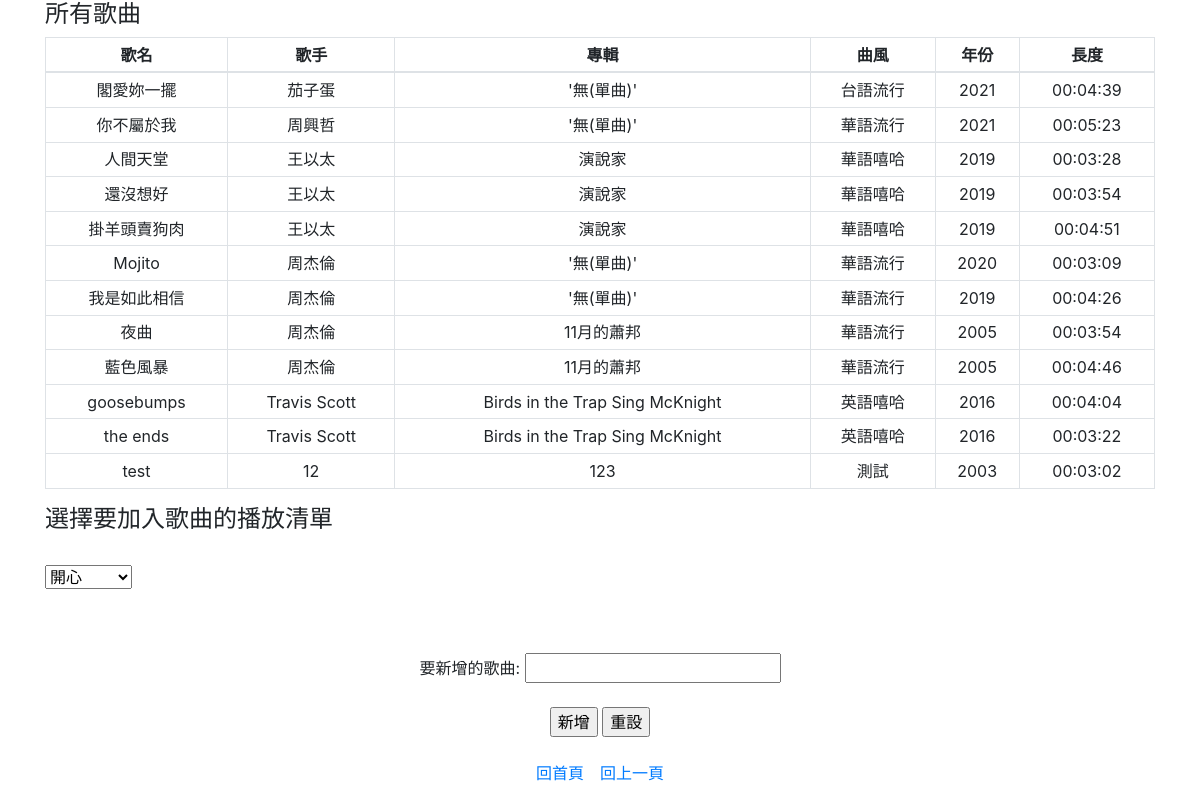
/add_song_to_list.php, run on the app's committed database.
### tables this page shows
CREATE TABLE `song` (
  `id` int(11) NOT NULL,
  `songTitle` text NOT NULL,
  `singer` text NOT NULL,
  `album` text NOT NULL DEFAULT '\'無(單曲)\'',
  `type` text NOT NULL DEFAULT '\'無法定義\'',
  `year` year(4) NOT NULL,
  `length` time NOT NULL
);

### add_song_to_list.php (the view, shortened to what this page needs)
<?php
include('config.php');
?>
<!DOCTYPE html>
<html lang="en">
<head>
	<link rel="stylesheet" href="https://stackpath.bootstrapcdn.com/bootstrap/4.3.1/css/bootstrap.min.css"
>
</head>
<body>
<?php
	$query1 = "SELECT songTitle, singer, album, type, year, length FROM song";
	$query_run1 = mysqli_query($link,$query1);
?>
<div class="container">
	<h4>所有歌曲</h4>
	<table class="table table-sm table-bordered"style="text-align:center;">
		<thead style="text-align:center;">
			<tr style="text-align:center;">
				<th>歌名</th>
				<th>歌手</th>
				<th>專輯</th>
				<th>曲風</th>
				<th>年份</th>
				<th>長度</th>
			</tr>
		</thead>
		<tbody>
			<?php
				if(mysqli_num_rows($query_run1) > 0)
				{
					foreach($query_run1 as $row)
					{
			?>
						<tr>
							<td><?php echo $row['songTitle']; ?></td>
							<td><?php echo $row['singer']; ?></td>
							<td><?php echo $row['album']; ?></td>
							<td><?php echo $row['type']; ?></td>
							<td><?php echo $row['year']; ?></td>
							<td><?php echo $row['length']; ?></td>
						</tr>
			<?php
				  }
				}
			?>
		</tbody>
	</table>
</div>
<?php
	$query2 = "SELECT playlistTitle FROM playlist  ";
	$query_run2 = mysqli_query($link,$query2);
?>
<form name="addSongToPlaylistForm" method="post" action="add_song.php" onsubmit="return validateForm()">
<div class="container">
	<h4>選擇要加入歌曲的播放清單</h4>
	<br/>
	<table class="table table-sm table-bordered"style="text-align:center;">
		<tbody>
			<?php
				if(mysqli_num_rows($query_run2) > 0)
				{
					echo '<select name = "all_playlist">';
					foreach($query_run2 as $row)
					{
						echo '<option value="';
						echo $row['playlistTitle'];
						echo '">';
						echo $row['playlistTitle'];
						echo '</option>';
					}
					echo '</select>';
				}
				else{
					echo '目前無播放清單';
				}
			?>
		</tbody>
	</table>
</div>
<br/><br/>
<center>
要新增的歌曲:
<input type="text" name="song"><br/><br/>
<input type="submit" value="新增" name="submit">
<input type="reset" value="重設" name="submit">
</form>
<br/><br/>
<a href="welcome.php">回首頁</a>&emsp;<a href="add_plat.html">回上一頁</a>
</body>
</html>

### data on the page
song: songTitle "閣愛妳一擺", singer "茄子蛋", album "'無(單曲)'", type "台語流行", year "2021", length "00:04:39"
song: songTitle "你不屬於我", singer "周興哲", album "'無(單曲)'", type "華語流行", year "2021", length "00:05:23"
song: songTitle "人間天堂", singer "王以太", album "演說家", type "華語嘻哈", year "2019", length "00:03:28"
song: songTitle "還沒想好", singer "王以太", album "演說家", type "華語嘻哈", year "2019", length "00:03:54"
song: songTitle "掛羊頭賣狗肉", singer "王以太", album "演說家", type "華語嘻哈", year "2019", length "00:04:51"
song: songTitle "Mojito", singer "周杰倫", album "'無(單曲)'", type "華語流行", year "2020", length "00:03:09"
song: songTitle "我是如此相信", singer "周杰倫", album "'無(單曲)'", type "華語流行", year "2019", length "00:04:26"
song: songTitle "夜曲", singer "周杰倫", album "11月的蕭邦", type "華語流行", year "2005", length "00:03:54"
song: songTitle "藍色風暴", singer "周杰倫", album "11月的蕭邦", type "華語流行", year "2005", length "00:04:46"
song: songTitle "goosebumps", singer "Travis Scott", album "Birds in the Trap Sing McKnight", type "英語嘻哈", year "2016", length "00:04:04"
song: songTitle "the ends", singer "Travis Scott", album "Birds in the Trap Sing McKnight", type "英語嘻哈", year "2016", length "00:03:22"
song: songTitle "test", singer "12", album "123", type "測試", year "2003", length "00:03:02"

### other printed values
form field all_playlist "開心"
